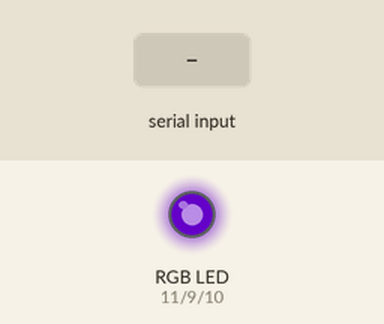
This sketch was run on a simulated Arduino Uno, built with avr-gcc and run on an emulated ATmega328P. On the bench: an RGB LED mixed from three pins (HIGH = lit). The test bench sets the inputs (shaded band). Dim RGB values are drawn brighter than linear; what the sketch prints to the serial monitor is not drawn.

Above: at 1.2 s.
1.3 s: "add 1\n" received over Serial
2.8 s: "mul 1\n" received over Serial
4.3 s: "max 1\n" received over Serial
Timing chart, 0 to 7.3 s (numbered marks = the images above; inputs shaded):
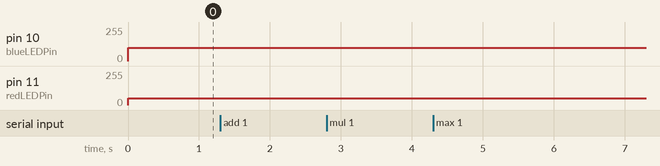

Measured:
- after the input at 1.3 s, every drawn part: stays the same
- after the input at 2.8 s, every drawn part: stays the same
- after the input at 4.3 s, every drawn part: stays the same

The sketch:

cli_v1.ino
```cpp
// this program is based in project 4 of the arduino book and in a cli code I got from chat gpt
// there are a couple of example cli commands that do numeric operations, and one that sets the red, green, blue
// components of the rgb LED

// LED pins and colors definitions

const int greenLEDPin = 9;
const int redLEDPin = 11;
const int blueLEDPin = 10;


int redValue = 50;
int greenValue = 0;
int blueValue = 100;


// CLI definitions

#define MAX_TOKENS 10
String tokens[MAX_TOKENS];
int values[MAX_TOKENS - 1];  // exclude the key
int valueCount = 0;

void setup() {
  Serial.begin(9600);
  Serial.println("Enter: key val1 val2 ... valn");
}

void loop() {
  if (Serial.available()) {
    String input = Serial.readStringUntil('\n');
    input.trim();
    if (parseCommand(input)) {
      handleCommand(tokens[0]);
    } else {
      Serial.println("Invalid input format.");
    }
  }

analogWrite(redLEDPin, redValue);
analogWrite(greenLEDPin, greenValue);
analogWrite(blueLEDPin, blueValue);
}

bool parseCommand(String input) {
  // Reset
  for (int i = 0; i < MAX_TOKENS; i++) tokens[i] = "";
  valueCount = 0;

  int tokenCount = 0;
  while (input.length() > 0 && tokenCount < MAX_TOKENS) {
    int spaceIndex = input.indexOf(' ');
    if (spaceIndex == -1) {
      tokens[tokenCount++] = input;
      break;
    } else {
      tokens[tokenCount++] = input.substring(0, spaceIndex);
      input = input.substring(spaceIndex + 1);
    }
  }

  if (tokenCount < 1) return false;

  // Parse values
  valueCount = tokenCount - 1;
  for (int i = 1; i < tokenCount; i++) {
    values[i - 1] = tokens[i].toInt();
  }

  return true;
}


void handleCommand(String key) {
  if (key == "add") {
    int sum = 0;
    for (int i = 0; i < valueCount; i++) {
      sum += values[i];
    }
    Serial.println("Sum = " + String(sum));

  } else if (key == "mul") {
    int product = 1;
    for (int i = 0; i < valueCount; i++) {
      product *= values[i];
    }
    Serial.println("Product = " + String(product));

  } else if (key == "max") {
    if (valueCount == 0) {
      Serial.println("No values provided.");
      return;
    }
    int maxVal = values[0];
    for (int i = 1; i < valueCount; i++) {
      if (values[i] > maxVal) maxVal = values[i];
    }
    Serial.println("Max = " + String(maxVal));

  }
    else if (key == "rgbset") {
    if (valueCount < 3) {
      Serial.println("rgbset requires 3 values");
      return;
    }

    redValue = values[0];
    greenValue = values[1];
    blueValue = values[2];

  }
  else {
    Serial.println("Unknown command: " + key);
  }
}
```
